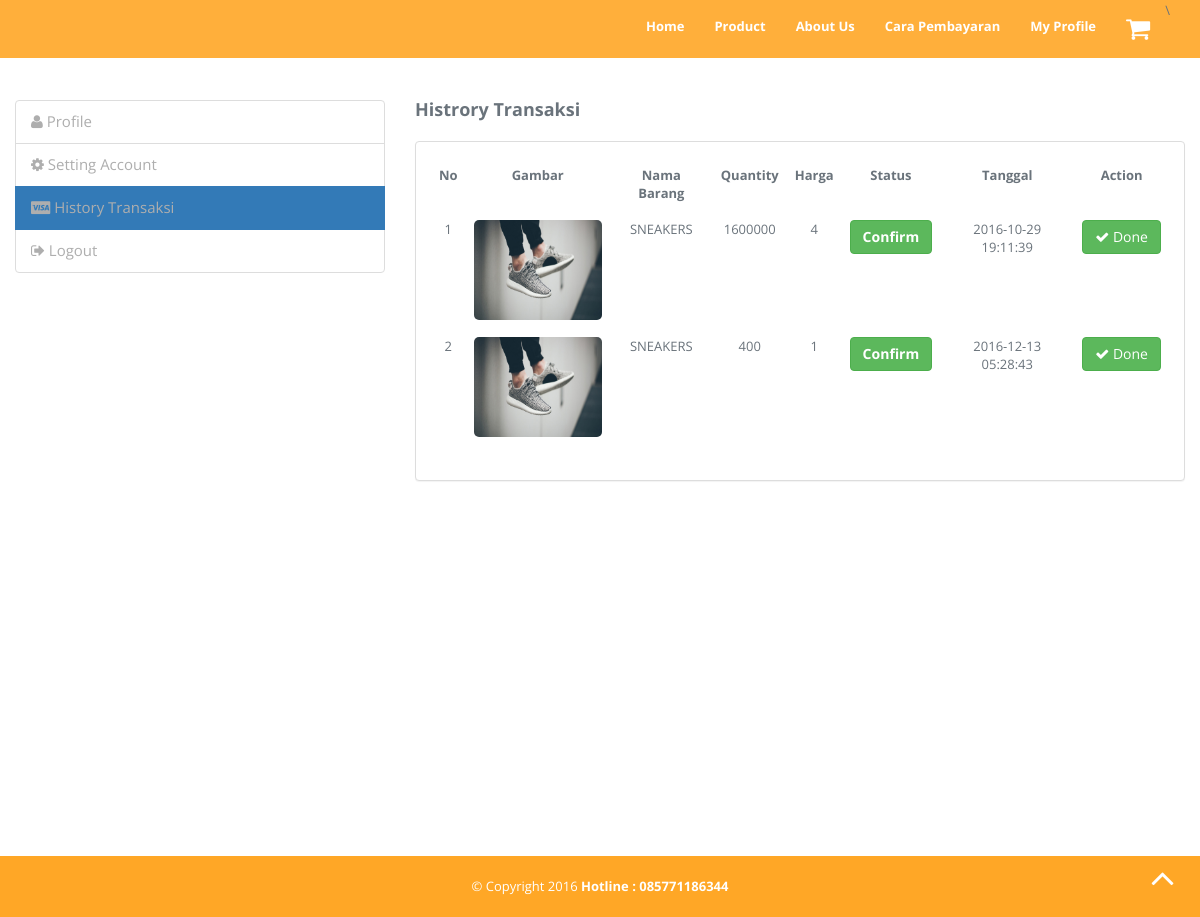
The page /profile.php?page=history (signed in) on the database its author committed.
### tables this page shows
CREATE TABLE IF NOT EXISTS `pemesanan` (
  `id` int(11) NOT NULL AUTO_INCREMENT,
  `id_user` int(11) NOT NULL,
  `id_barang` int(11) NOT NULL,
  `qty` int(11) NOT NULL,
  `status` int(11) NOT NULL DEFAULT '0',
  `bukti` varchar(255) NOT NULL,
  `harga` double NOT NULL,
  `tanggal` datetime NOT NULL,
  PRIMARY KEY (`id`)
);

CREATE TABLE IF NOT EXISTS `barang` (
  `id` int(11) NOT NULL AUTO_INCREMENT,
  `nama_barang` varchar(255) NOT NULL,
  `kategori` varchar(255) NOT NULL,
  `foto` varchar(255) NOT NULL,
  `total` varchar(255) NOT NULL,
  `deskripsi` text NOT NULL,
  `harga` double NOT NULL,
  `ukuran` varchar(255) NOT NULL,
  `tanggal` datetime NOT NULL,
  PRIMARY KEY (`id`)
);

### profile.php (the view, shortened to what this page needs)
<?php
$id = $_SESSION['id'];
$query = mysql_query("SELECT * FROM member WHERE id = $id");
$user = mysql_fetch_array($query);
$page = $_GET['page'];
?><!DOCTYPE html>
<html lang="en" class="no-js">
<head>
	<?php include 'php/head.php'; ?>
</head>
<body id="body">
        <header id="navigation" class="navbar-fixed-top">
        	<?php include 'php/topbar.php'; ?>
        </header>
        <section id="works" class="works clearfix" style="padding:100px 0px;">
        <div class="col-md-4">
          <ul class="list-group">
            <li class="list-group-item <?php if ($page == 'profile') {echo 'active';} else{ echo '';} ?>"><a href="profile.php?page=profile"><i class="fa fa-user"></i> Profile</a></li>
            <li class="list-group-item <?php if ($page == 'setting') {echo 'active';} else{ echo '';} ?>"><a href="profile.php?page=setting"><i class="fa fa-gear"></i> Setting Account</a></li>
            <li class="list-group-item <?php if ($page == 'history') {echo 'active';} else{ echo '';} ?>"><a href="profile.php?page=history"><i class="fa fa-cc-visa"></i> History Transaksi</a></li>
            <li class="list-group-item "><a href="php/control/logout.php"><i class="fa fa-sign-out"></i> Logout</a></li>
          </ul>
        </div>
        <?php
        if ($page == 'profile') { ?>
        <div class="col-md-8">
          <div class="panel panel-default">
            <div class="panel-body">
              <div class="text-center">
                <img src="img/member/<?php if ($user['foto'] == '') {echo 'user.jpg';} else{echo $user['foto'];} ?>" class="img-circle" width="200" height="200">
              </div>
              <br>
              <table class="table text-center">
                <tr>
                  <td class="text-left">Nama</td>
                  <td><b><?php  echo $user['nama']; ?></b></td>
                </tr>
                <tr>
                  <td class="text-left">Username</td>
                  <td><b><?php  echo $user['username']; ?></b></td>
                </tr>
                <tr>
                  <td class="text-left">Alamat</td>
                  <td>
                    <p class="text-left">
                      <?php  echo $user['alamat']; ?>.
                    </p>
                  </td>
                </tr>
                <tr>
                  <td class="text-left">Phone</td>
                  <td><b><?php  echo $user['phone']; ?></b></td>
                </tr>
                <tr>
                  <td class="text-left">Email</td>
                  <td><b><?php  echo $user['email']; ?></b></td>
                </tr>
                <tr>
                  <td class="text-left">Password</td>
                  <td><b><?php  echo $user['password']; ?></b></td>
                </tr>
              </table>
            </div>
          </div>
        </div>
  <?php
}
elseif ($page == 'history') { ?>
<div class="col-md-8" style="margin-bottom: 255px;">
   <h4><b>Histrory Transaksi</b></h4>
   <br>
  <div class="panel panel-default">
    <div class="panel-body">
  <table class="table table-hover text-center">
    <tr>
    <td class="text-center"><b>No</b></td>
    <td class="text-center"><b>Gambar</b></td>
    <td class="text-center"><b>Nama Barang</b></td>
      <td class="text-center"><b>Quantity</b></td>
      <td class="text-center"><b>Harga</b></td>
      <td class="text-center"><b>Status</b></td>
      <td class="text-center"><b>Tanggal</b></td>
      <td class="text-center"><b>Action</b></td>
    </tr>
    <?php
    $query = mysql_query("SELECT pemesanan.id,barang.foto,barang.nama_barang,pemesanan.status,pemesanan.tanggal,pemesanan.bukti,pemesanan.harga AS total,pemesanan.qty AS quantity FROM pemesanan INNER JOIN barang ON pemesanan.id_barang=barang.id WHERE pemesanan.id_user='$id' ORDER BY pemesanan.status ASC");
    $cek = mysql_num_rows($query);
    if ($cek > 0) {
      $no = 0;
      while ($array = mysql_fetch_array($query)) {
        $no = $no+1;
        ?>
        <tr>
          <td><?php echo $no; ?></td>
          <td><img src="img/produk/<?php echo $array['foto']; ?>" class="img-responsive" style="height:100px; border-radius: 5px;"></td>
          <td><?php echo $array['nama_barang']; ?></td>
          <td><?php echo $array['total']; ?></td>
          <td><?php echo $array['quantity']; ?></td>
          <td><?php if($array['status'] == '0'){ ?>
            <span class="btn btn-warning"><b>Pending</b></span>
            <?php
          } else{ ?>
          <span class="btn btn-success"><b>Confirm</b></span>
          <?php
        } ?></td>
        <td><?php echo $array['tanggal']; ?></td>
        <td>
          <?php if (empty($array['bukti'])) { ?>
          <a href="profile.php?page=upload-permbayaran&&kode=<?php echo $array['id']; ?>" class="btn btn-danger" >Check-Out</a>
          <?php
        }
        elseif(!empty($array['bukti'])){ ?>
        <a class="btn btn-success" ><i class="fa fa-check"></i> Done</a>
        <?php
      }
      ?>
    </td>
  </tr>
  <?php
}
}
else{ ?>
<tr>
  <td colspan="8" style="background: #E74C3C; color: white;">DATA KOSONG</td>
</tr>
<?php
}
?>
</table>
</div>
<?php
}
?>
</section>
<?php include 'php/footer.php' ?>
</body>
</html>

### css/main.css (style rules this page uses)
body { background-color: #fff; font-family: 'Open Sans', sans-serif; line-height: 21px; font-size: 13px; color: #6a737b; }
ol, ul { margin: 0; padding: 0; list-style: none; }
a { color: #fff; -webkit-transition: all .3s ease-in 0s; -moz-transition: all .3s ease-in 0s; -ms-transition: all .3s ease-in 0s; -o-transition: all .3s ease-in 0s; transition: all .3s ease-in 0s; }
a, a:focus, a:hover { text-decoration: none; outline: 0; }
h1, h2, h3, h4, h5, h6 { font-weight: normal; margin: 0; }
body > section, .footer { padding: 10px 0px; }
#navigation { background-color: rgba( 255, 167, 38 , 0.9)!important; border: 0 none; margin: 0; -webkit-transition: background-color 800ms linear; -moz-transition: background-color 800ms linear; -ms-transition: background-color 800ms linear; -o-transition: background-color 800ms linear; transition: background-color 800ms linear; }

### profile.php (style rules this page uses)
td { border-top: 1px solid #fff !important; overflow: hidden; }
.active { background: #5D6D7E; }
.list-group-item > a { color: #aeaeae; font-size: 15px; }

### rows shown on the page
pemesanan: id_barang.foto (picture), id_barang.nama_barang "SNEAKERS", harga "1600000", qty "4", status "Confirm", tanggal "2016-10-29 19:11:39", bukti "Done"
pemesanan: id_barang.foto (picture), id_barang.nama_barang "SNEAKERS", harga "400", qty "1", status "Confirm", tanggal "2016-12-13 05:28:43", bukti "Done"
